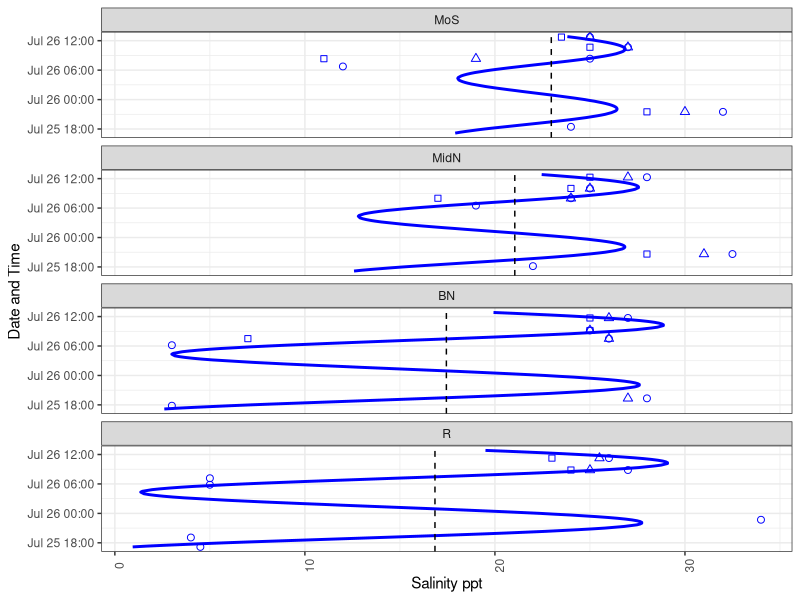

Generate this figure with R:
# The code bellow produce the assessment of salinity for each sampling sites

library(readxl)
library(ggplot2)
library(dplyr)

# Data on tide cycle
tide <- read_excel("data_Tyuva mussels.xlsx", sheet = "Tide")

# Data on salinity measured during observations in July 2009.
sal_tuv <-  read_excel("data_Tyuva mussels.xlsx", sheet = "salinity")


# Model describing the dependeny between salinity and tide hight and Distnce from upper part of Tyuva inlet (the river mouth) 
Mod_tide <- lm(Salinity ~ H*Distance, data = sal_tuv)


# Data on sampling sites
tuv <- read_excel("data_Tyuva mussels.xlsx", sheet = "Tyuva_09-10" )




# Calculation of mean and min salinity predicted by Model "Mod_tide" for each sampling sites

tuv$Mean_Salinity_predicted <- NA
tuv$Min_Salinity_predicted <- NA


for(i in 1:nrow(tuv)){
  d <- tide %>% filter(H >= tuv$Depth[i])
  d$Distance <- tuv$Dist[i]
  Sal_pred <- predict(Mod_tide, newdata = d)
  tuv$Mean_Salinity_predicted[i] <- mean(Sal_pred)
  tuv$Min_Salinity_predicted[i] <- min(Sal_pred)
}






# Data for Figure 1 D construction

tide_transect_R <- tide
tide_transect_R$Transect <- "R"
tide_transect_R$Distance <- 0


tide_transect_B <- tide
tide_transect_B$Transect <- "B"
tide_transect_B$Distance <- 250


tide_transect_Mid <- tide
tide_transect_Mid$Transect <- "Mid"
tide_transect_Mid$Distance <- 1750


tide_transect_Mon <- tide
tide_transect_Mon$Transect <- "Mon"
tide_transect_Mon$Distance <- 2550

tide_transect <- rbind(tide_transect_R, tide_transect_B, tide_transect_Mid, tide_transect_Mon)

tide_transect$Salinity_predicted <- predict(Mod_tide, newdata = tide_transect)

tide_transect$Transect <- factor(tide_transect$Transect, levels = c("R", "B", "Mid", "Mon"))
sal_tuv$Transect <- factor(sal_tuv$Transect, levels = c("R", "B", "Mid", "Mon"))


levels_salinity_0.5 <- tide_transect %>% filter(H>=0.5) %>% group_by(Transect) %>% summarise(Level = 0.5, Salinity_predicted = mean(Salinity_predicted))

levels_salinity_1 <- tide_transect %>% filter(H>=1) %>% group_by(Transect) %>% summarise(Level = 1, Salinity_predicted = mean(Salinity_predicted))

levels_salinity_1.5 <- tide_transect %>% filter(H>=1.5) %>% group_by(Transect) %>% summarise(Level = 1.5, Salinity_predicted = mean(Salinity_predicted))

levels_salinity_2 <- tide_transect %>% filter(H>=2) %>% group_by(Transect) %>% summarise(Level = 2, Salinity_predicted = mean(Salinity_predicted))



levels_salinity_subtidal <- tide_transect %>% filter(H>=0) %>% group_by(Transect) %>% summarise(Level = "subtidal", Salinity_predicted = mean(Salinity_predicted))



mean_salinity <- tide_transect %>% group_by(Transect) %>% summarise(Salinity_predicted = mean(Salinity_predicted))





tide_transect$Transect <- factor(tide_transect$Transect, levels = c("Mon", "Mid", "B", "R"), labels = c("MoS", "MidN", "BN", "R"))

mean_salinity$Transect <- factor(mean_salinity$Transect, levels = c("Mon", "Mid", "B", "R"), labels = c("MoS", "MidN", "BN", "R"))

sal_tuv$Transect <- factor(sal_tuv$Transect, levels = c("Mon", "Mid", "B", "R"), labels = c("MoS", "MidN", "BN", "R"))


ggplot(tide_transect, aes(x = Time, y = Salinity_predicted)) + 
  geom_line(size = 1, color = "blue") + 
  facet_wrap(~Transect, nrow = 4)+
  theme_bw() + 
  geom_point(data = sal_tuv, aes(x= Time, y = Salinity, shape = factor(Depth) ), size = 2, color = "blue") +
  scale_shape_manual(values = c(22, 24, 21)) +
  geom_hline(data = mean_salinity, aes(yintercept = Salinity_predicted), linetype = 2) +
  theme(axis.text.x = element_text(angle = 90)) +
  labs(x = "Date and Time", y = "Salinity ppt") +
  coord_flip() +
  guides(shape = "none")
  


# Sving the data for futher analysis

tuv_print <- tuv %>% select(Sample_ID, Min_Salinity_predicted, Mean_Salinity_predicted)

# write.table(tuv_print, "Salinity_predicted.csv", sep = ";", row.names = F)
